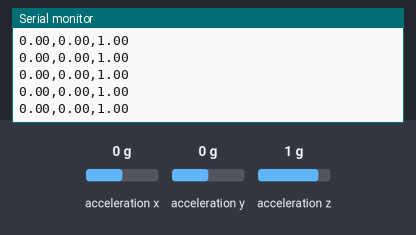
Simulated run of this sketch. Board: nRF52 board. On the bench: the last lines printed to the serial monitor. The inputs (shaded band) are chosen by the test bench; at power-on: acceleration x 0 g, acceleration y 0 g, acceleration z 1 g. A phone connects over Bluetooth LE 3 s after start.

Above: at 3.9 s.
4.0 s: acceleration x set to -1.4 g
At 4.12 s:
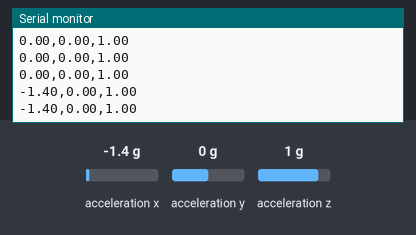
5.5 s: acceleration y set to -1.4 g
At 5.53 s:
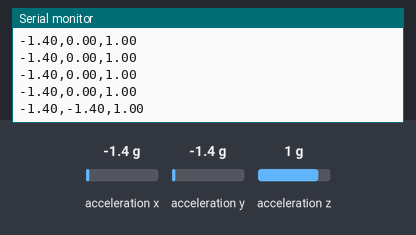
7.0 s: acceleration z set to -1.4 g
At 7.04 s:
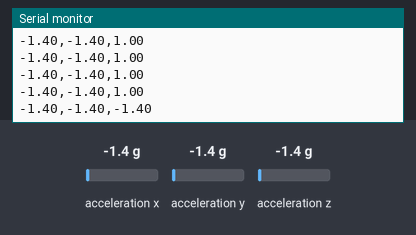

Measured:
- after the input at 4.0 s, the serial monitor: prints a new line at once (image 1)
- after the input at 5.5 s, the serial monitor: prints a new line at once (image 2)
- after the input at 7.0 s, the serial monitor: prints a new line at once (image 3)

The sketch:

xiao_nrf52840_imu.ino
```cpp
#include <bluefruit.h>
#include <LSM6DS3.h>
#include <Wire.h>

// IMU instance
LSM6DS3 myIMU(I2C_MODE, 0x6A);

// BLE service definition
// 128bit Custom UUID
#define MOTION_SERVICE_UUID  "2a41d33a-02d7-4daf-b78b-361dd670abe5"
#define MOTION_CHAR_UUID     "d6632d94-d2d3-45a2-9a88-e98fe270e4ca"
BLEService        motionService = BLEService(MOTION_SERVICE_UUID);
BLECharacteristic motionChar    = BLECharacteristic(MOTION_CHAR_UUID);

void setup() {
  Serial.begin(115200);

  if (myIMU.begin() != 0) {
    Serial.println("IMU error");
    while (1);
  }

  Bluefruit.begin();
  Bluefruit.setTxPower(4);
  Bluefruit.setName("XIAO-Gemini-Motion");

  motionService.begin();

  // Configure characteristic (Notify: allow notifications)
  motionChar.setProperties(CHR_PROPS_NOTIFY);
  motionChar.setPermission(SECMODE_OPEN, SECMODE_OPEN);
  motionChar.setMaxLen(32);
  motionChar.begin();

  startAdvertising();

  Serial.println("Ready to connect!");
}

void startAdvertising(void) {
  Bluefruit.Advertising.addFlags(BLE_GAP_ADV_FLAGS_LE_ONLY_GENERAL_DISC_MODE);
  Bluefruit.Advertising.addTxPower();
  Bluefruit.Advertising.addService(motionService);
  Bluefruit.ScanResponse.addName();

  Bluefruit.Advertising.restartOnDisconnect(true);
  Bluefruit.Advertising.setInterval(32, 244);    // Unit: 0.625ms
  Bluefruit.Advertising.setFastTimeout(30);      // Seconds
  Bluefruit.Advertising.start(0);                // 0 = no timeout
}

void loop() {
  if ( Bluefruit.connected() ) {
    float x = myIMU.readFloatAccelX();
    float y = myIMU.readFloatAccelY();
    float z = myIMU.readFloatAccelZ();

    // Comma-separated string — simple format for Gemini to parse
    String data = String(x, 2) + "," + String(y, 2) + "," + String(z, 2);

    // Send data via BLE and check return value
    if (!motionChar.notify(data.c_str())) {
      Serial.println("Notify failed");
    }

    Serial.println(data);
  }
  delay(100); // Send at 10Hz
}
```
